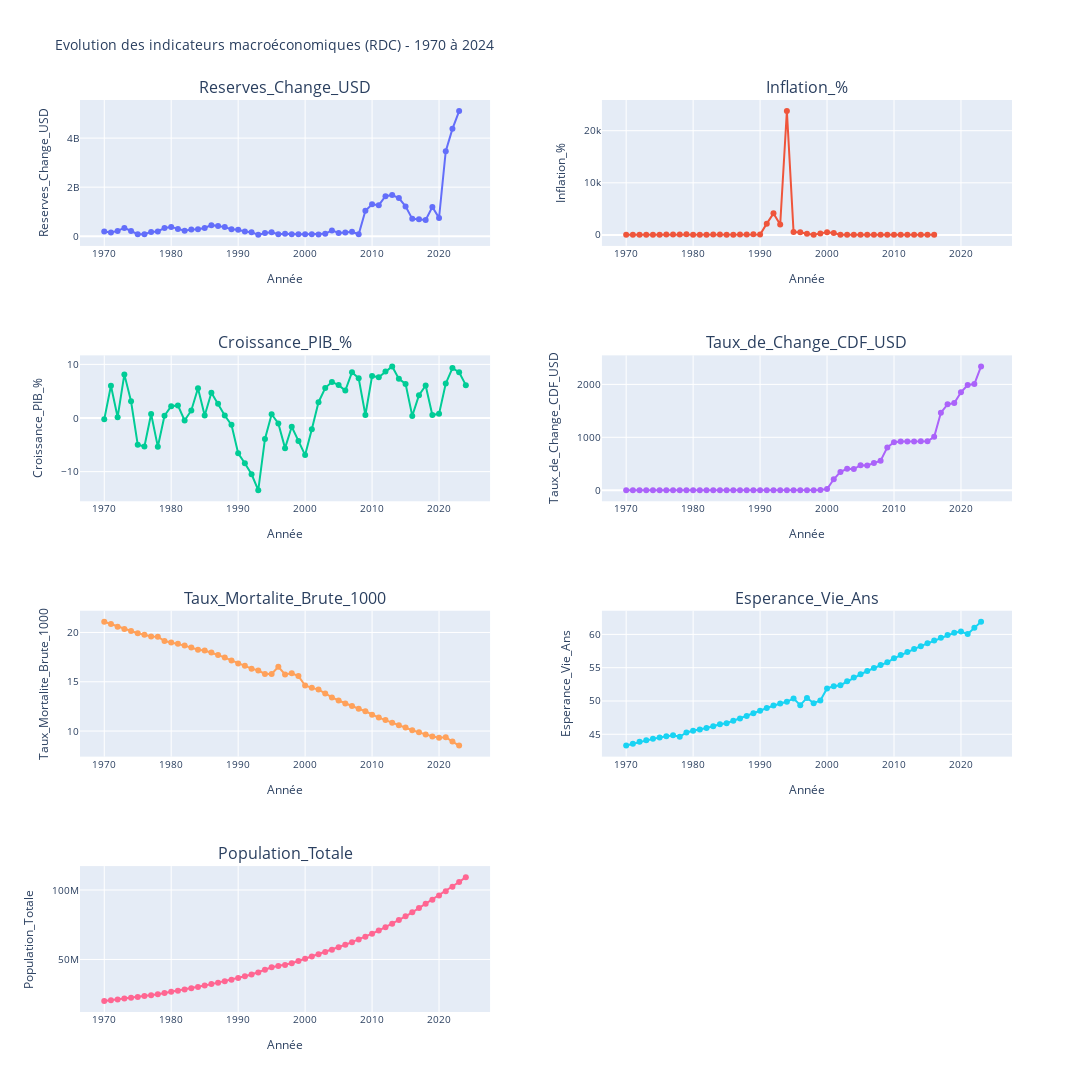

The cell this chart's notebook holds for it:
### Markdown cell above
ANALYSE DE CAUSALITE SUR  DES INDICATEURS MACROECONOMIQUES

### Code cell
def plot_time_series_plotly(df):
    """
    Affiche les courbes (line plots) de toutes les variables du dataframe côte à côte
    en utilisant l'index (années) en abscisse.
    
    Parameters:
    -----------
    df : pandas.DataFrame
        Le dataframe avec l'index 'annee' et les variables en colonnes
    """
    n_cols = len(df.columns)
    
    # Calculer le nombre de lignes et colonnes pour la grille
    # 2 colonnes par ligne pour afficher côte à côte
    n_rows = (n_cols + 1) // 2
    n_cols_grid = 2
    
    # Créer les specs pour les subplots
    specs = [[{"secondary_y": False}, {"secondary_y": False}] for _ in range(n_rows)]
    
    fig = make_subplots(
        rows=n_rows, cols=n_cols_grid,
        subplot_titles=[col for col in df.columns] + [''] * (n_rows * 2 - n_cols),
        specs=specs,
        vertical_spacing=0.12,
        horizontal_spacing=0.12
    )
    
    # Ajouter les courbes
    colors = pl.colors.qualitative.Plotly
    
    for idx, col in enumerate(df.columns):
        row = idx // 2 + 1
        col_pos = idx % 2 + 1
        color = colors[idx % len(colors)]
        
        fig.add_trace(
            go.Scatter(
                x=df.index,
                y=df[col],
                mode='lines+markers',
                name=col,
                line=dict(color=color, width=2),
                marker=dict(size=6),
                hovertemplate=f"<b>{col}</b><br>Année: %{{x}}<br>Valeur: %{{y:.2f}}<extra></extra>"
            ),
            row=row, col=col_pos
        )
        
        # Mettre à jour les axes
        fig.update_xaxes(title_text="Année", row=row, col=col_pos)
        fig.update_yaxes(title_text=col, row=row, col=col_pos)
    
    # Mettre à jour la mise en page globale
    fig.update_layout(
        height=300 * n_rows,
        width=1400,
        title_text="Evolution des indicateurs macroéconomiques (RDC) - 1970 à 2024",
        showlegend=False,
        hovermode='x unified',
        font=dict(size=10)
    )
    
    fig.show()


# Afficher les graphiques pour toutes les variables
print("Génération des courbes temporelles pour toutes les variables...")
plot_time_series_plotly(df)
